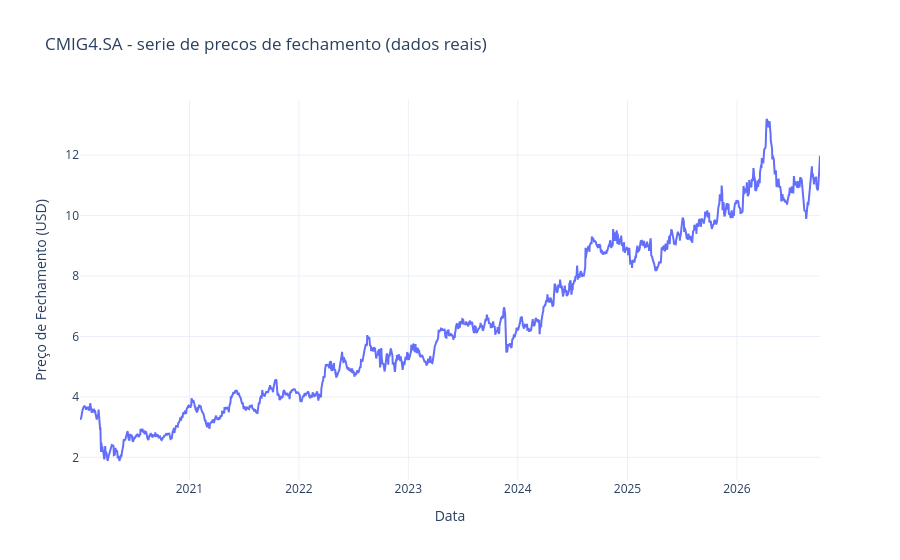

Notebook cell for this chart:
### Markdown cell above
A visualizacao abaixo mostra a serie de precos de fechamento reais do
ativo escolhido, utilizada como base para o restante do notebook.

### Code cell
price_figure = plot_time_series(
    price_data,
    "close_price",
    f"{TICKER} - serie de precos de fechamento (dados reais)",
)
price_figure.show()

### Figure 1 — Plotly figure (JSON) as saved in the notebook; plotly's stock layout.template omitted (floating-point values rounded to 4 significant figures; data arrays with more than 128 entries replaced by an {"elided": "..."} marker saying what was removed)
{"data": [{"mode": "lines", "name": "close_price", "type": "scatter", "x": {"elided": "1684 str values"}, "y": {"elided": "1684 float values"}}], "layout": {"title": {"text": "CMIG4.SA - serie de precos de fechamento (dados reais)"}, "xaxis": {"title": {"text": "Data"}}, "yaxis": {"title": {"text": "Preço de Fechamento (USD)"}}}}
